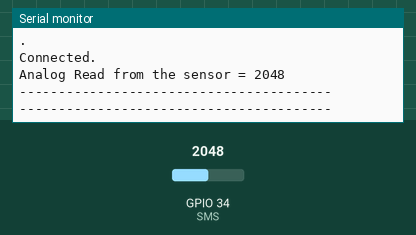
Bench run of a sketch on a simulated ESP32. Shown: the last lines printed to the serial monitor. The inputs (shaded band) are chosen by the test bench; at power-on: GPIO 34 (SMS) = 2048. WiFi joins after 1.5 s; servers stay silent unless stated.

Above: at 5.2 s.
5.3 s: GPIO 34 (SMS) set to 2866
At 6.2 s:
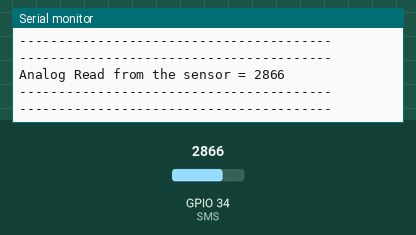
7.1 s: GPIO 34 (SMS) set to 3603
At 8.5 s:
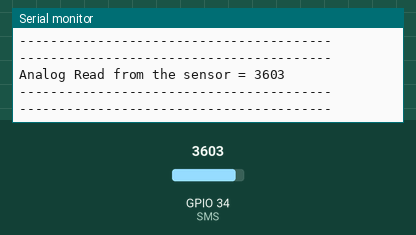
Timing chart, 0 to 10.1 s (numbered marks = the images above; inputs shaded):
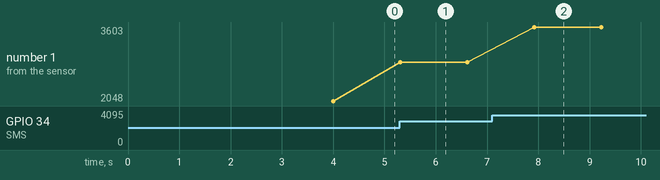

The sketch:

SMS_ThingSpeak.ino
```cpp
/*

The objective of this code if to sense the soil moisture through a capacitive soil moisture sensor and send it to a cloud service platform "ThingSpeak"


/*information and pin connections:

- the capacitive soil moisture sensor is connected to pin number  34
*/

#include "ThingSpeak.h" //This is the Library for the cloud data website "ThingSpeak"
#include "secrets.h"  //this file contains the WiFi network information
#include <WiFi.h> //The library for Wifi connection


char ssid[] = SECRET_SSID;   // your network SSID (WiFi network name) from secrets
char password[] = SECRET_PASS;   // your network password from secrets

WiFiClient  client;

unsigned long myChannelNumber = SECRET_CH_ID; //ThisngSpeak channel ID added to secrets
const char * myWriteAPIKey = SECRET_WRITE_APIKEY; //ThisngSpeak channel Write API key in Secrets

int SMS = 34;
int SMS_Aalog;
int SMS_Val;
int interval = 1000;


void setup() {
  Serial.begin(115200);
  delay(1000); //Take some time to open up the Serial Monitor

   pinMode(SMS, INPUT),

   WiFi.mode(WIFI_STA);   //seting the ESP32 to station status
  ThingSpeak.begin(client);  // Initialize ThingSpeak

 if(WiFi.status() != WL_CONNECTED){  //this whole part is to check if the ESP32 is connected to the WiFi network
    Serial.print("Attempting to connect to SSID: ");
    Serial.println(SECRET_SSID);
    while(WiFi.status() != WL_CONNECTED){
      WiFi.begin(ssid, password);
      Serial.print(".");
      delay(3000);
    }
    Serial.println("\nConnected.");
 }


}

void loop() {
 SMS_Aalog= analogRead(SMS);
 SMS_Val= map( SMS_Aalog, 3056, 1050, 0, 100);


  Serial.print("Analog Read from the sensor = ");
  Serial.println(SMS_Aalog);
  Serial.println("----------------------------------------");
  Serial.println("----------------------------------------");

   ThingSpeak.setField(2, SMS_Val); //send the data to the selected field in ThingSpeak if you have more than one data point set the field below in each line
      int x = ThingSpeak.writeFields(myChannelNumber, myWriteAPIKey); //convert evrything to integer and send it.
  delay(interval);


  if (WiFi.status()!= WL_CONNECTED){
    delay(5000);

    ESP.restart();
}


}
```

secrets.h
```cpp
// Use this file to store all of the private credentials
// and connection details

#define SECRET_SSID "yourhotspotname"		// replace MySSID with your WiFi network name
#define SECRET_PASS "Yourpassword"	// replace MyPassword with your WiFi password

#define SECRET_CH_ID 1648338			// replace 0000000 with your channel number
#define SECRET_WRITE_APIKEY "6Z43IB0SZDENKPFN"   // replace XYZ with your channel write API Key
```

Measured:
- after the input at 5.3 s, the serial monitor: prints a new line at once (image 1)
- after the input at 7.1 s, the serial monitor: prints a new line after 0.82 s (image 2)
- plotted number 1: 2048 → 2866 after the input at 5.3 s, 2866 → 3603 after the input at 7.1 s
